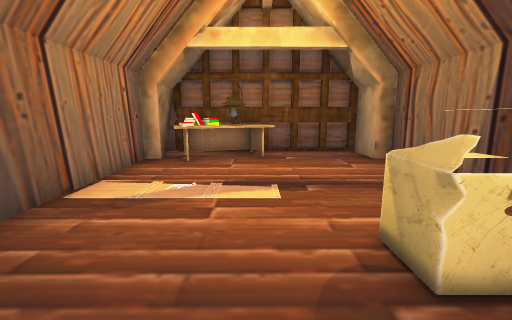
[1] (above)

14 first-person views from a walk through a scene from a Unity 3-D project. The camera is 1.5 m above the floor, tilts 10° down and sees 90° across. The floor is counted in squares, 1 m on a side. Each view is taken from the middle of a square. On the plan, view 1 faces up. The plan holds only what a view shows up to about 13 squares ahead; the rest is blank. The player is left out. Door leaves are left out, so doorways stand open.

[2]
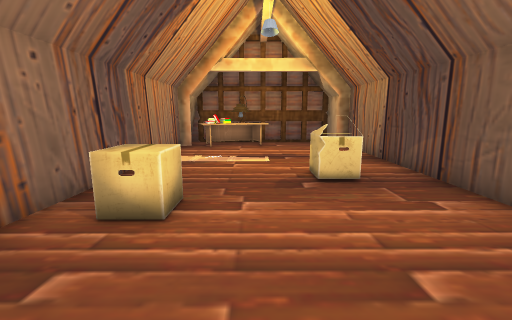

[3]
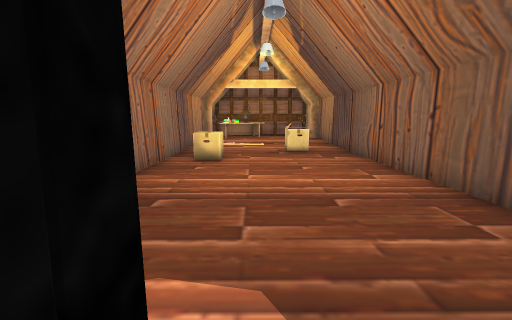

[4]
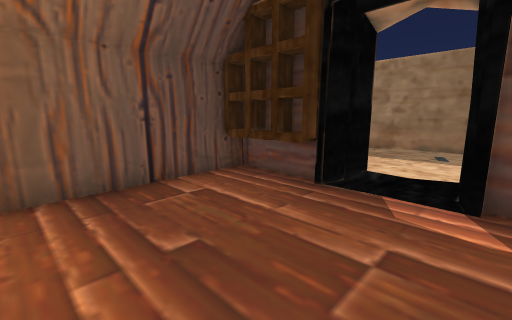

[5]
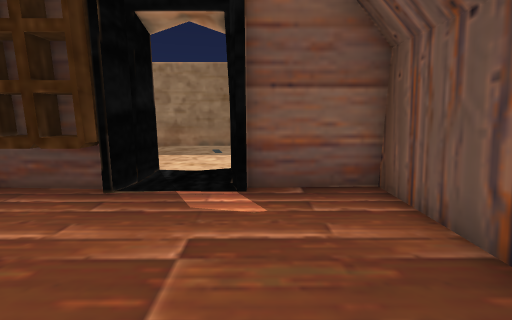

[6]
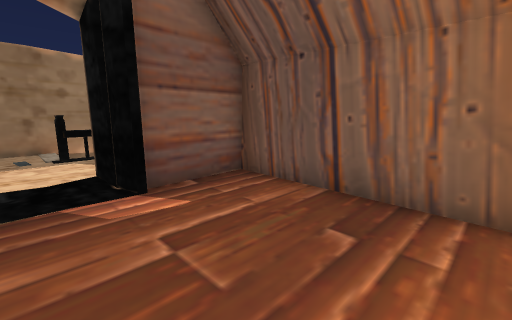

[7]
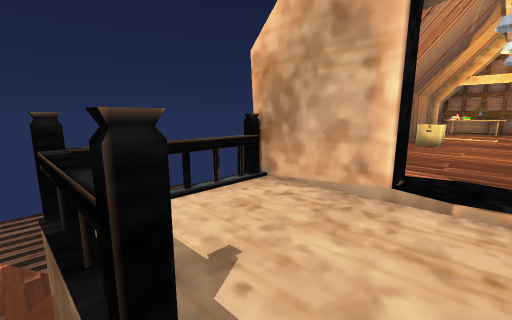

[8]
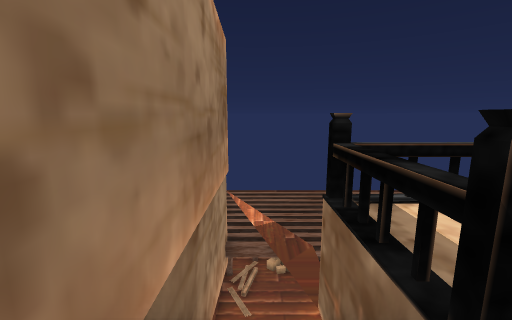

[9]
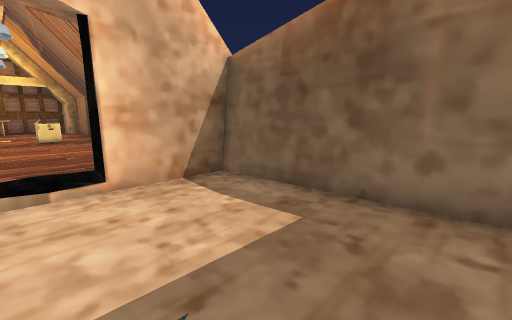

[10]
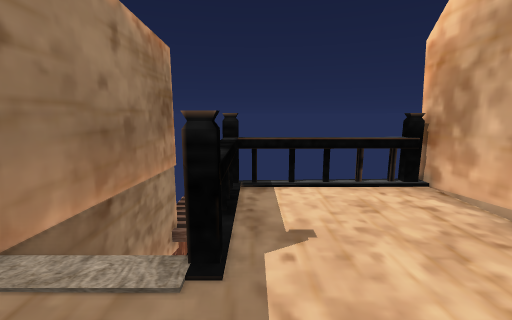

[11]
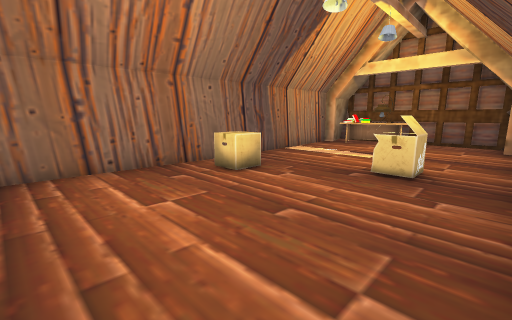

[12]
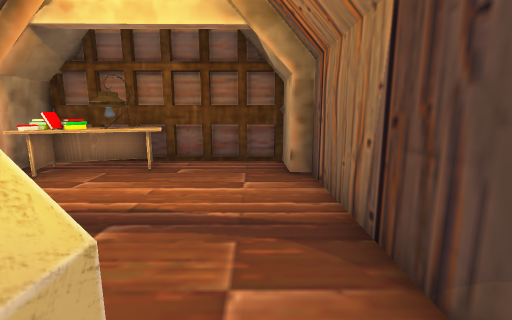

[13]
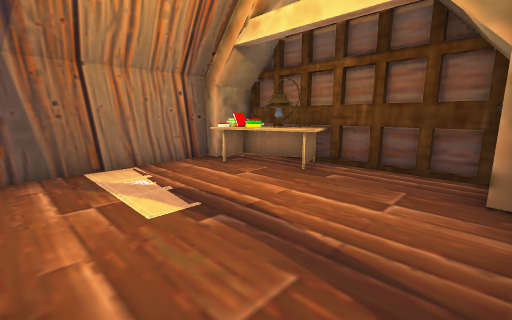

[14]
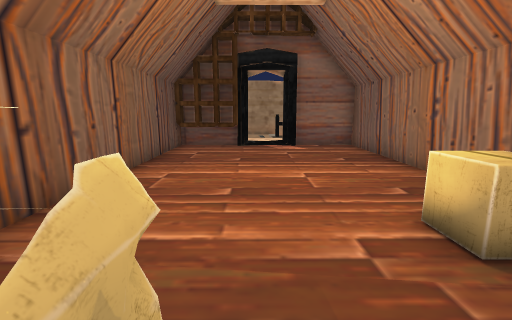

### Floor plan
Points are (right, up) in squares from view 1. A wall is a line through its corners. A room is listed if a view was taken in it or the views show most of it. See-through windows are left out.
Room 1 (views 1, 2, 4, 5, 6, 11, 12, 13, 14)
walls: (1.5, -8.8) (2.6, -8.8) (2.6, -8.3); (2, -8.8) (4.3, -9); (1.5, -9) (1.9, -8.3) (4.5, -8.3); (2.9, -8.8) (3.5, -8.8); (4.5, -9) (4.4, 8.2) (3.9, 8.2) (3.8, 10.1) (2.6, 10.1); (0.3, 10.1) (-0.6, 10.1); (-0.9, 10.1) (-1.7, 10.1); (1.4, 10.1) (0.4, 10.1); (-3.5, 9.7) (-3.1, 8.2) (-3.6, 8.2) (-3.5, -9) (-0.5, -8.9); (2.5, 10.1) (1.5, 10.1); (3.8, 9.9) (-3.3, 9.8); (-3.3, 10.1) (-3.3, 8.7); (-3.4, 10.1) (-3.4, 8.9)
ways out: open door at (0.5, -9) to room 2
objects: box (-2, 0) to (-1, 0); other object (-2, 8); other object (-1, 8); other object (-1, 9) to (0, 9); other object (0, 8); box (2, 2) to (2, 3)
Room 2 (views 3, 7, 8, 9, 10)
walls: (-1.3, -14.4) (-0.3, -14.3); (1.6, -10.3) (1.5, -9); (1.4, -10) (1.5, -9.3); (-0.5, -9.7) (-0.4, -10.3) (-3.8, -10.3); (-0.5, -16.8) (3.9, -16.8); (4.6, -16.1) (4.5, -10.2) (1.3, -10.3)
low walls: (-3.3, -10.6) (-3.3, -14.5)
ways out: open door at (0.5, -9) to room 1

Where each view was taken, in squares from view 1:
view 1: 0 up, 0 right, facing up
view 2: 4 down, 0 right, facing up
view 3: 10 down, 0 right, facing up
view 4: 4 down, 1 left, facing down-right
view 5: 4 down, 1 left, facing down
view 6: 4 down, 1 right, facing down-left
view 7: 15 down, 1 right, facing up-left
view 8: 16 down, 1 right, facing left
view 9: 16 down, 0 right, facing up-right
view 10: 14 down, 2 right, facing left
view 11: 5 down, 4 right, facing up-left
view 12: 2 up, 3 right, facing up
view 13: 3 up, 4 right, facing up-left
view 14: 3 up, 1 right, facing down
